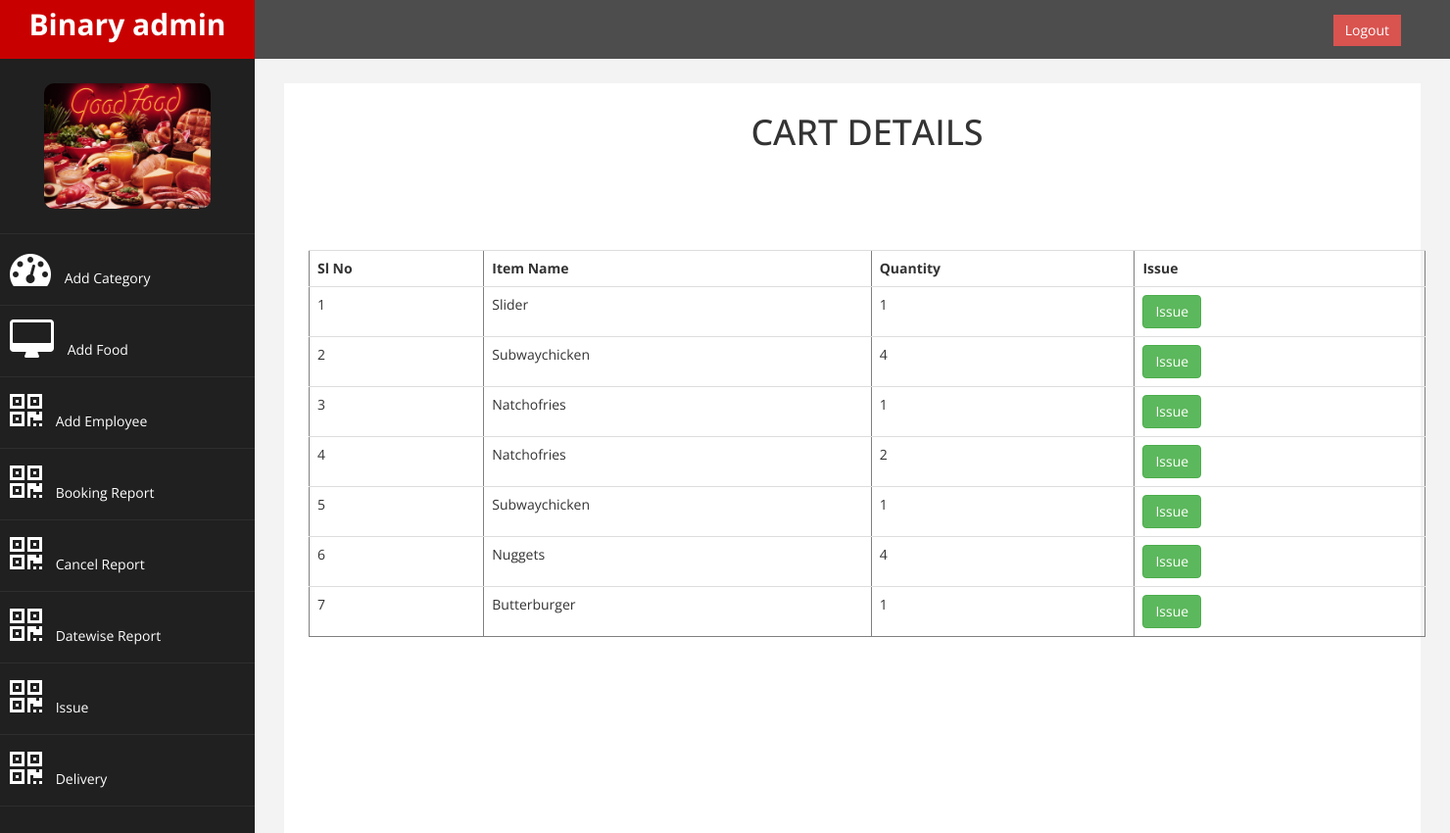
Page /admin/issueview.php (signed in) on the committed database.
### tables this page shows
CREATE TABLE IF NOT EXISTS `booking` (
  `bookingid` int(5) NOT NULL AUTO_INCREMENT,
  `foodid` int(10) NOT NULL,
  `foodrate` int(5) NOT NULL,
  `bookingquantity` int(5) NOT NULL,
  `bookingdate` date NOT NULL,
  `status` int(11) NOT NULL,
  `email` varchar(30) NOT NULL,
  `currentdate` date NOT NULL,
  `totalamount` int(11) NOT NULL,
  `foodname` varchar(100) NOT NULL,
  `deliv_date` date DEFAULT NULL,
  `issuedate` date DEFAULT NULL,
  PRIMARY KEY (`bookingid`)
);

### classes/DataAccess.class.php (the view, shortened to what this page needs)
<?php
class DataAccess
{
	private $_con,$_query,$_errors;
	public function __construct()
	{
		if(!$this->_con=mysqli_connect(DB_HOST,DB_USER,DB_PASSWORD,DB_NAME))
		{
			die("connection Error");
		}
	}
    public function getDataJoin($fields,$table,$condition = "1",$join=NULL)
	{
		$this->_query = "select ";
		if(is_array($fields))
		{
				$this->_query.=implode(",",$fields);
        }
		$this->_query.=" from $table ";
        $this->_query.=" where $condition";
		$resref=mysqli_query($this->_con,$this->_query);
		$dataArr = array();
		if(mysqli_num_rows($resref))
		{
			while($rows = mysqli_fetch_assoc($resref))
			{
				$dataArr[] = $rows;
			}
		}
		return $dataArr;
	}
    public function selectAsTable($fields,$table,$condition="1",$join=NULL,$actions=null,$config=null)
    {
        $resultArr=$this->getDataJoin($fields,$table,$condition,$join);
        $str="";
        $srno=1;
        foreach($resultArr as $values)
        {
            $str.="<tr>";
            if(isset($config['srno']) && $config['srno']==true)
            {
                $str.="<td>";
                $str.=$srno++;
                $str.="</td>";
            }
            foreach($values as $key=>$val)
            {
                $flag=1;
                if($flag==1)
                {
                if(isset($config['hiddenfields']))
                {
                    if(!in_array($key,$config['hiddenfields']))
                    {
                        $str.="<td>".$val."</td>";
                    }
                }
                else
                    $str.="<td>".$val."</td>";
                }
            }
            if($actions!=null && is_array($actions))
            {
                if((isset($config['actions_td']) && $config['actions_td']==false) || !isset($config['actions_td']))
                    $str.="<td>";
                foreach($actions as $ind=>$act)
                {
                        $str.="<a href='".$act['link']."?";
                        foreach($act['params'] as $param=>$pvalue)
                        {
                            $str.=$param."=".$values[$pvalue]."&";
                        }
                        $str=$this->_chop_string($str);
                        $str.="' ";
                        foreach($act['attributes'] as $attr=>$attrval)
                        {
                            $str.=$attr."='".$attrval."' ";
                        }
                        $str.=" >".$act['label']."</a>&nbsp;&nbsp;&nbsp;";
                }
                if((isset($config['actions_td']) && $config['actions_td']==false) || !isset($config['actions_td']))
                    $str.="</td>";
            }
            $str.="</tr>";
        }
        return $str;
    }
    private function _chop_string($str)
    {
        return substr($str,0,strlen($str)-1);
    }
}
?>

### admin/assets/css/custom.css (style rules this page uses)
body { font-family: 'Open Sans', sans-serif; }

### rows in the picture
booking: foodname "Slider", bookingquantity "1"
booking: foodname "Subwaychicken", bookingquantity "4"
booking: foodname "Natchofries", bookingquantity "1"
booking: foodname "Natchofries", bookingquantity "2"
booking: foodname "Subwaychicken", bookingquantity "1"
booking: foodname "Nuggets", bookingquantity "4"
booking: foodname "Butterburger", bookingquantity "1"

### other values in the picture
$act['label'] "Issue Issue Issue Issue Issue Issue Issue"
